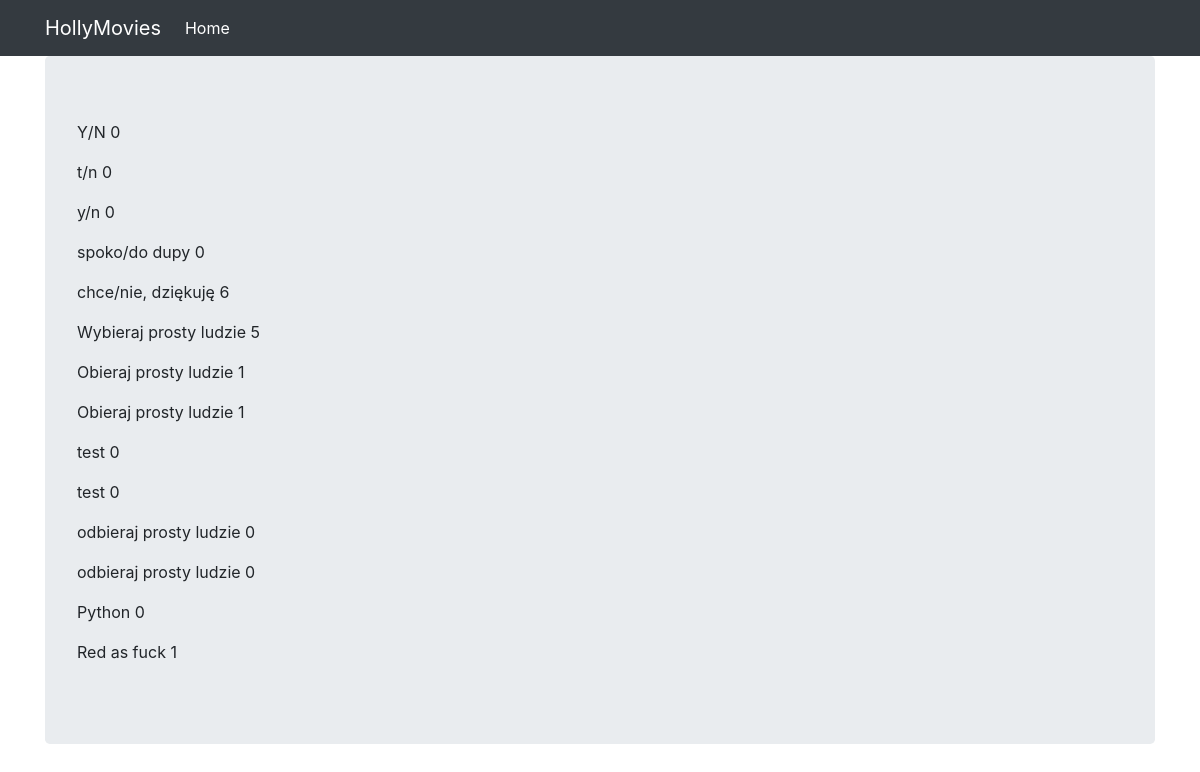
The app's page /polls/choices/ with its own data.
### polls/models.py (models this page shows, shortened)
class Choice(models.Model):
    question = models.ForeignKey(Question, on_delete=models.CASCADE, related_name="choices")
    choice_text = models.CharField(max_length=200)
    votes = models.IntegerField(default=0) #jak nie podamy votes ustawi się na default czyli 0

### polls/views.py (the view)
# urls.py: path('choices/', ChoiceTemplateView.as_view(), name='choices'),
class ChoiceTemplateView(TemplateView):
    template_name = "choices.html"
    extra_context = {'choices': Choice.objects.all()}

### polls/templates/choices.html
{% extends "base.html" %}
{% block content %}
    {% for c in choices %}
        <p>{{ c.choice_text }} {{ c.votes }}</p>
    {% endfor %}
{% endblock %}

### records on screen
Choice: choice_text "Y/N", votes "0"
Choice: choice_text "t/n", votes "0"
Choice: choice_text "y/n", votes "0"
Choice: choice_text "spoko/do dupy", votes "0"
Choice: choice_text "chce/nie, dziękuję", votes "6"
Choice: choice_text "Wybieraj prosty ludzie", votes "5"
Choice: choice_text "Obieraj prosty ludzie", votes "1"
Choice: choice_text "Obieraj prosty ludzie", votes "1"
Choice: choice_text "test", votes "0"
Choice: choice_text "test", votes "0"
Choice: choice_text "odbieraj prosty ludzie", votes "0"
Choice: choice_text "odbieraj prosty ludzie", votes "0"
Choice: choice_text "Python", votes "0"
Choice: choice_text "Red as fuck", votes "1"
